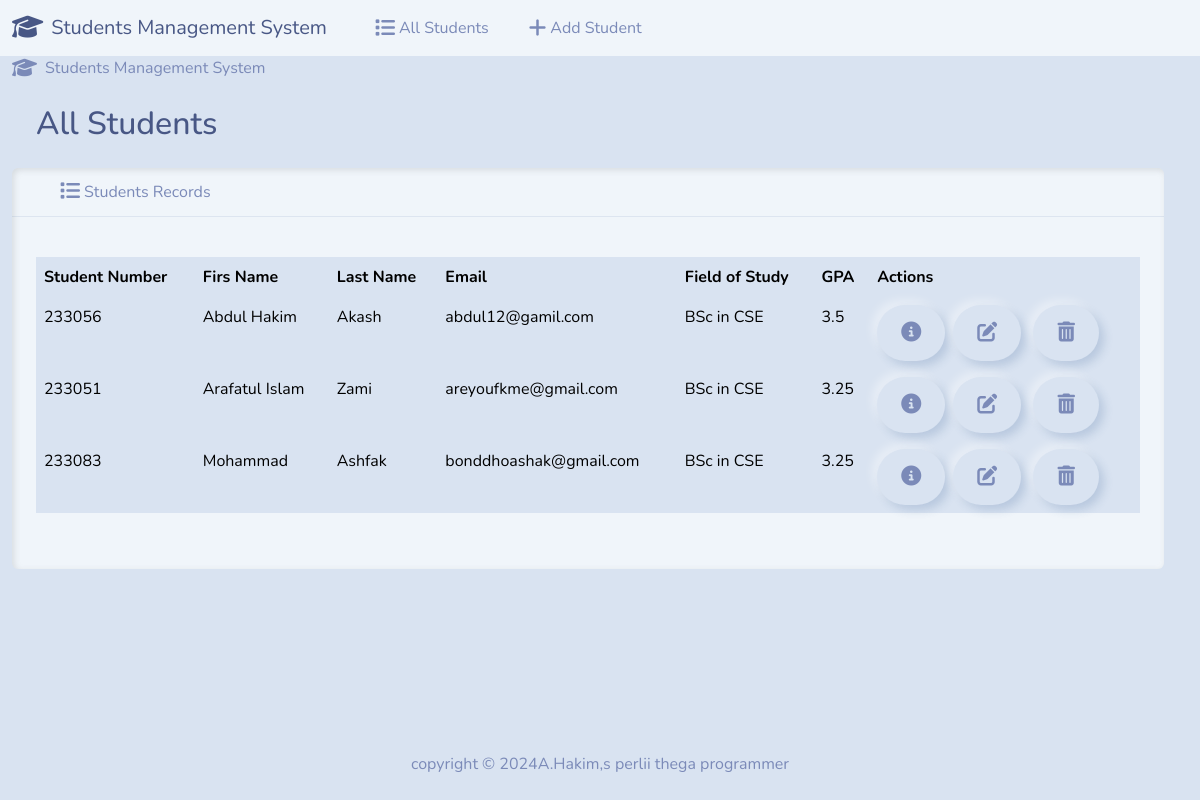
The page / on the database its author committed.
### students/models.py (models this page shows, shortened)
class Student(models.Model):
    student_number = models.PositiveIntegerField()
    first_name = models.CharField(max_length=50)
    last_name = models.CharField(max_length=50)
    email = models.EmailField(max_length=100)
    field_of_study = models.CharField(max_length=50)
    gpa = models.FloatField()

### students/views.py (the view)
# urls.py: path('', views.index, name='index'),
def index(requests):
    return render(requests, 'students/index.html',{
        'students': Student.objects.all()
    })

### students/templates/students/index.html (shortened to what this page needs)
{% extends "students/base.html" %}
{% block body %}
<i class="fa-solid fa-graduation-cap fa-lg me-2"></i>Students Management System</a>
    <button class="navbar-toggler" type="button" data-bs-toggle="collapse" data-bs-target="#navbarColor04" aria-controls="navbarColor04" aria-expanded="false" aria-label="Toggle navigation">
      <span class="navbar-toggler-icon"></span>
    </button>
  </div>
<div class="container-fluid">
 <h2 class="m-4">All Students</h2>
  <div class="row">
    <div class="col-12">
    {% if students %}
     <div class="card bg-light me-4 mb-4">
        <div class="card-header">
        <i class="fa-solid fa-list fa-lg me-1 ms-4"></i>Students Records
        </div>
         <div class="card-body">
           <p class="card-text">
           <div class="table-responsive">
               <table class="table table-hover">
  <thead>
    <tr>
      <th scope="col">Student Number</th>
      <th scope="col">Firs Name</th>
      <th scope="col">Last Name</th>
      <th scope="col">Email</th>
      <th scope="col">Field of Study</th>
      <th scope="col">GPA</th>
      <th scope="col">Actions</th>
    </tr>
  </thead>
  <tbody>
    {% for student in students %}
    <tr>
    <td>{{ student.student_number }}</td>
    <td>{{ student.first_name }}</td>
    <td>{{ student.last_name }}</td>
    <td>{{ student.email }}</td>
    <td>{{ student.field_of_study }}</td>
    <td>{{ student.gpa }}</td>
    <td>
    <button type="button" class="btn btn-success me-1" href="{% url 'view_student' student.id %}" data-bs-toggle="modal" data-bs-target="#myModal{{student.id}}">
    <i class="fa-solid fa-circle-info fa-lg"></i>
    </button>
<a class="btn btn-warning me-2" href="{% url 'edit' student.id %}">
 <i class="fa-solid fa-pen-to-square fa-lg"></i>
</a>
<button type="button" class="btn btn-danger" data-bs-toggle="modal"
                    data-bs-target="#delete{{student.id}}">
                    <i class="fa-solid fa-trash-can fa-lg"></i>
                  </button>
    </td>
    </tr>
    {% endfor %}
  </tbody>
</table>
           </div>
           </p>
        </div>
       </div>
    {% else %}
    <h3 class="alert alert-primary ms-4 me-4">No Students Records</h3>
    {% endif %}
    </div>
  </div>
{% endblock %}

### students/templates/students/base.html (shortened to what this page needs)
{% load static %}
<!DOCTYPE html>
<html lang="eng">
<head>
<link rel="stylesheet" href="https://cdnjs.cloudflare.com/ajax/libs/font-awesome/6.7.1/css/all.min.css" />
<link href="{% static 'css/bootstrap.min.css' %}" rel="stylesheet" >
<body class="d-flex flex-column min-vh-100">
<nav class="navbar navbar-expand-lg bg-body-tertiary">
  <div class="container-fluid">
    <a class="navbar-brand" href="{% url 'index' %}">
    <i class="fa-solid fa-graduation-cap fa-lg me-2"></i>Students Management System</a>
    <div class="collapse navbar-collapse" id="navbarColor04">
      <ul class="navbar-nav me-auto">
        <li class="nav-item">
          <a class="nav-link" href="{% url 'index' %}">
          <i class="fa-solid fa-list fa-lg me-1 ms-4"></i>All Students</a>
        </li>
        <li class="nav-item">
          <a class="nav-link" href="{% url 'add' %}">
          <i class="fa-solid fa-plus fa-lg me-1 ms-4"></i>Add Student
          </a>
        </li>
      </ul>
    </div>
  </div>
</nav>
<div class="container-fluid">
   {% block body %}
  {% endblock  %}
</div>
<footer class="mt-auto mb-4">
   <div class="text-center">
  <span>
  copyright &copy; <script>document.write(new Date().getFullYear())</script>A.Hakim,s perlii thega programmer
  </span>
   </div>
</footer>
</body>
</head>
</html>

### rows shown on the page
Student: student_number "233056", first_name "Abdul Hakim", last_name "Akash", email "abdul12@gamil.com", field_of_study "BSc in CSE", gpa "3.5"
Student: student_number "233051", first_name "Arafatul Islam", last_name "Zami", email "areyoufkme@gmail.com", field_of_study "BSc in CSE", gpa "3.25"
Student: student_number "233083", first_name "Mohammad", last_name "Ashfak", email "bonddhoashak@gmail.com", field_of_study "BSc in CSE", gpa "3.25"
